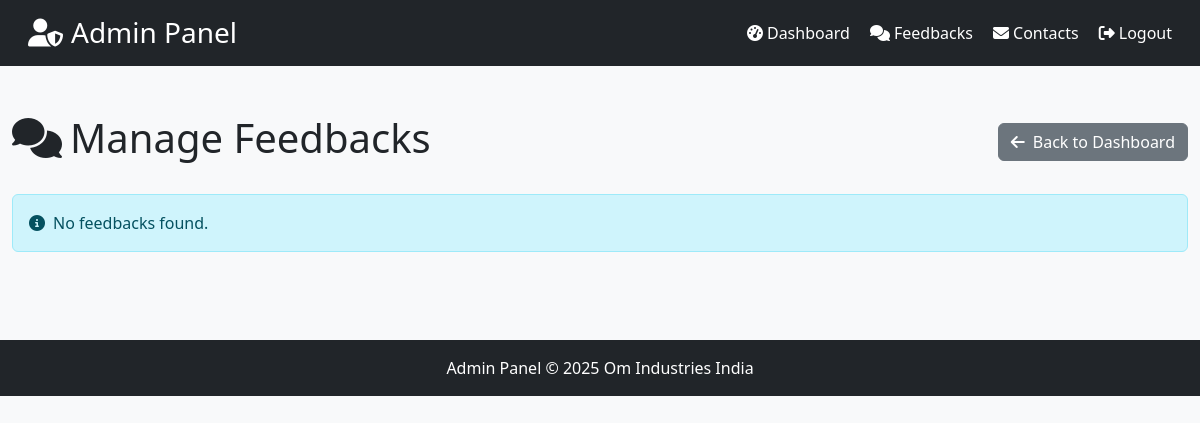
The page /admin/feedback (signed in) on the database as committed earlier.
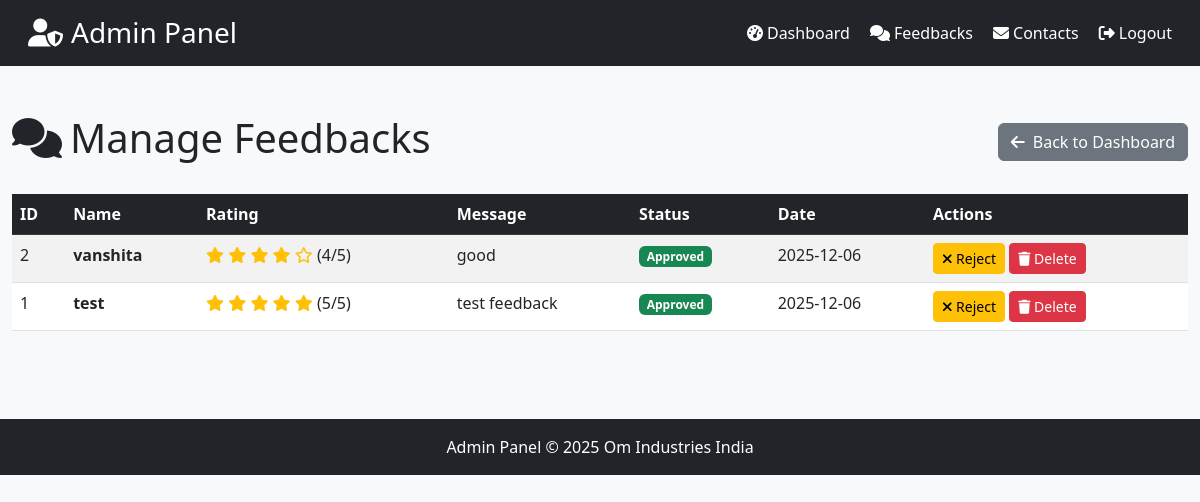
The same page on the database as committed later.
### tables this page shows
CREATE TABLE feedback (
    id INTEGER PRIMARY KEY AUTOINCREMENT,
    name TEXT NOT NULL,
    message TEXT NOT NULL,
    date TIMESTAMP DEFAULT CURRENT_TIMESTAMP
, rating INTEGER DEFAULT 5, status TEXT DEFAULT 'pending');

### app.py (the view)
@app.route("/admin/feedback")
def admin_feedback():
    if not session.get('admin_logged_in'):
        return redirect(url_for('admin_login'))
    conn = get_db_connection()
    feedbacks = conn.execute(
        "SELECT * FROM feedback ORDER BY date DESC"
    ).fetchall()
    conn.close()
    return render_template("admin/pages/feedback.html", title="Manage Feedback", feedbacks=feedbacks)

### app.py (called while the page is built)
def get_db_connection():
    conn = sqlite3.connect(DATABASE)
    conn.row_factory = sqlite3.Row
    return conn

### templates/admin/pages/feedback.html (shortened to what this page needs)
{% extends "admin/base_admin.html" %}
{% block content %}
<div class="container-fluid py-4">
  <div class="d-flex justify-content-between align-items-center mb-4">
    <h1><i class="fas fa-comments me-2"></i>Manage Feedbacks</h1>
    <a href="{{ url_for('admin_dashboard') }}" class="btn btn-secondary">
      <i class="fas fa-arrow-left me-2"></i>Back to Dashboard
    </a>
  </div>
  {% if feedbacks %}
  <div class="table-responsive">
    <table class="table table-striped table-hover">
      <thead class="table-dark">
        <tr>
          <th>ID</th>
          <th>Name</th>
          <th>Rating</th>
          <th>Message</th>
          <th>Status</th>
          <th>Date</th>
          <th>Actions</th>
        </tr>
      </thead>
      <tbody>
        {% for feedback in feedbacks %}
        <tr>
          <td>{{ feedback['id'] }}</td>
          <td><strong>{{ feedback['name'] }}</strong></td>
          <td>
            {% for i in range(5) %}
              {% if i < feedback['rating'] %}
                <i class="fas fa-star text-warning"></i>
              {% else %}
                <i class="far fa-star text-warning"></i>
              {% endif %}
            {% endfor %}
            ({{ feedback['rating'] }}/5)
          </td>
          <td>{{ feedback['message'][:50] }}{% if feedback['message']|length > 50 %}...{% endif %}</td>
          <td>
            {% if feedback['status'] == 'approved' %}
              <span class="badge bg-success">Approved</span>
            {% elif feedback['status'] == 'rejected' %}
              <span class="badge bg-danger">Rejected</span>
            {% else %}
              <span class="badge bg-warning">Pending</span>
            {% endif %}
          </td>
          <td>{{ feedback['date'][:10] }}</td>
          <td>
            {% if feedback['status'] != 'rejected' %}
            <a href="{{ url_for('admin_feedback_action', feedback_id=feedback['id'], action='reject') }}"
               class="btn btn-sm btn-warning"
               onclick="return confirm('Reject this feedback?')">
              <i class="fas fa-times"></i> Reject
            </a>
            {% endif %}
            <a href="{{ url_for('admin_feedback_action', feedback_id=feedback['id'], action='delete') }}"
               class="btn btn-sm btn-danger"
               onclick="return confirm('Delete this feedback permanently?')">
              <i class="fas fa-trash"></i> Delete
            </a>
          </td>
        </tr>
        {% endfor %}
      </tbody>
    </table>
  </div>
  {% else %}
  <div class="alert alert-info">
    <i class="fas fa-info-circle me-2"></i>No feedbacks found.
  </div>
  {% endif %}
</div>
{% endblock %}

### templates/admin/base_admin.html (shortened to what this page needs)
<!DOCTYPE html>
<html lang="en">
<head>
    <link href="https://cdn.jsdelivr.net/npm/bootstrap@5.3.0/dist/css/bootstrap.min.css" rel="stylesheet">
    <link rel="stylesheet" href="https://cdnjs.cloudflare.com/ajax/libs/font-awesome/6.4.0/css/all.min.css">
</head>
<body>
{% include "admin/components/header_admin.html" %}
<main>
    {% block content %}{% endblock %}
</main>
{% include "admin/components/footer_admin.html" %}
</body>
</html>

### templates/admin/components/header_admin.html
<header class="bg-dark text-white p-3 mb-4">
  <div class="container-fluid">
    <div class="d-flex justify-content-between align-items-center">
      <div>
        <h3 class="mb-0"><i class="fas fa-user-shield me-2"></i>Admin Panel</h3>
      </div>
      <nav>
        <a href="{{ url_for('admin_dashboard') }}" class="text-white text-decoration-none me-3">
          <i class="fas fa-tachometer-alt me-1"></i>Dashboard
        </a>
        <a href="{{ url_for('admin_feedback') }}" class="text-white text-decoration-none me-3">
          <i class="fas fa-comments me-1"></i>Feedbacks
        </a>
        <a href="{{ url_for('admin_contacts') }}" class="text-white text-decoration-none me-3">
          <i class="fas fa-envelope me-1"></i>Contacts
        </a>
        <a href="{{ url_for('admin_logout') }}" class="text-white text-decoration-none">
          <i class="fas fa-sign-out-alt me-1"></i>Logout
        </a>
      </nav>
    </div>
  </div>
</header>

### templates/admin/components/footer_admin.html
<footer class="bg-dark text-white text-center py-3 mt-5">
    <div class="container">
        <p class="mb-0">Admin Panel © 2025 Om Industries India</p>
    </div>
</footer>

### templates/admin/base_admin.html (style rules this page uses)
body { background-color: #f8f9fa; }

Rows that differ between the two databases and show on the page:
added feedback: id "2", name "vanshita", rating "4", message "good", status "Approved", date "2025-12-06"
added feedback: id "1", name "test", rating "5", message "test feedback", status "Approved", date "2025-12-06"
Other text that changed with them:
text no longer shown: "No feedbacks found."
text now shown: "ID Name Rating Message Status Date Actions"
